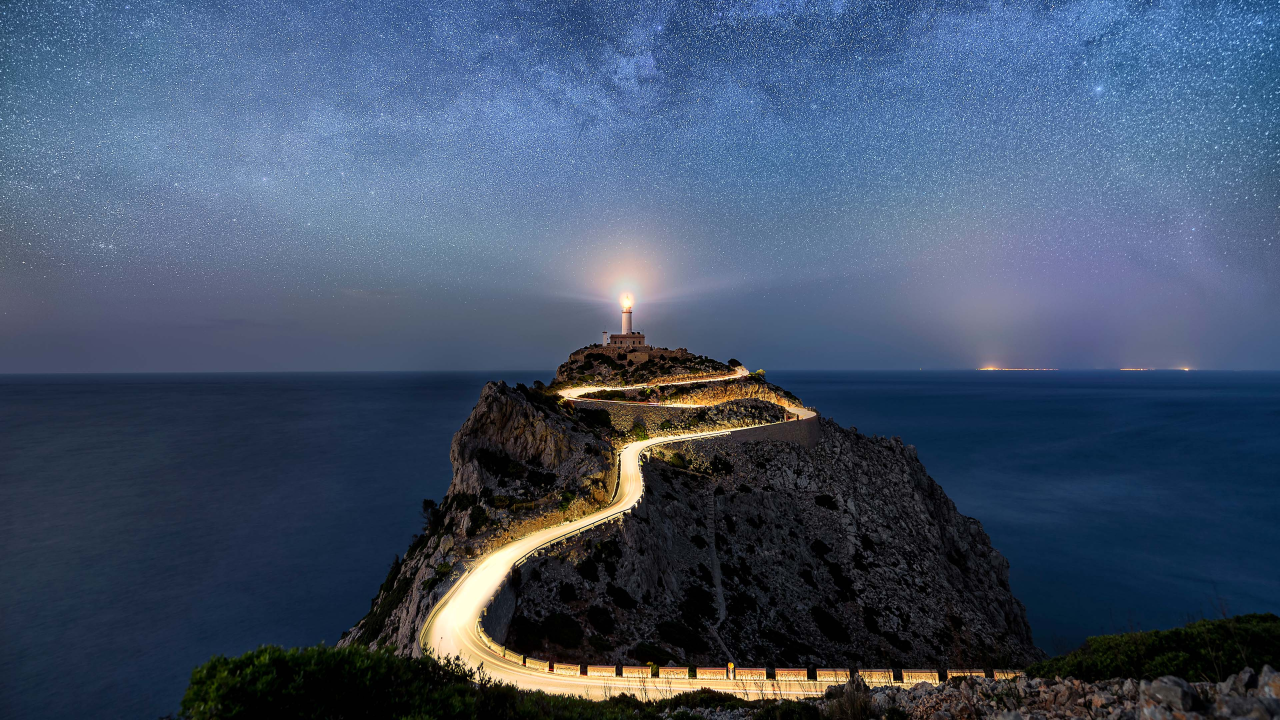
#> input picture cartoonifier/cartoonifier/non_toon/light_house.jpg, 3840 x 2160 px, given in place of , which was not available (shown at 1/3 size)
$ python cartoonifier.py
#> lines starting #> are read from the running program, lines starting #| are printed output that depends on the picture; pictures that were not available may be replaced by others from this repository, and a replacement may not be noted
import cv2, argparse, sys
from PIL import Image

image_name = ""


#Pull the non-toon images from folder


# In this function, we accept an image and convert it to a cartoon form.
def cartoonizer(image_name):

    # Load the image to cartoonize.
#> called with image_name = ''
    image_to_animate = cv2.imread(image_name)
#> image_to_animate is the input picture: shape (2160, 3840, 3); mean B, G, R 104.8, 81.2, 65.8

    # Apply a bilateral filter to smoothen the image while preserving edges.
    smoothened_image = cv2.bilateralFilter(image_to_animate, d=9, sigmaColor=75, sigmaSpace=75)

    # Convert image to gray and create an edge mask using adaptive thresholding.
    gray_image = cv2.cvtColor(smoothened_image, cv2.COLOR_BGR2GRAY)
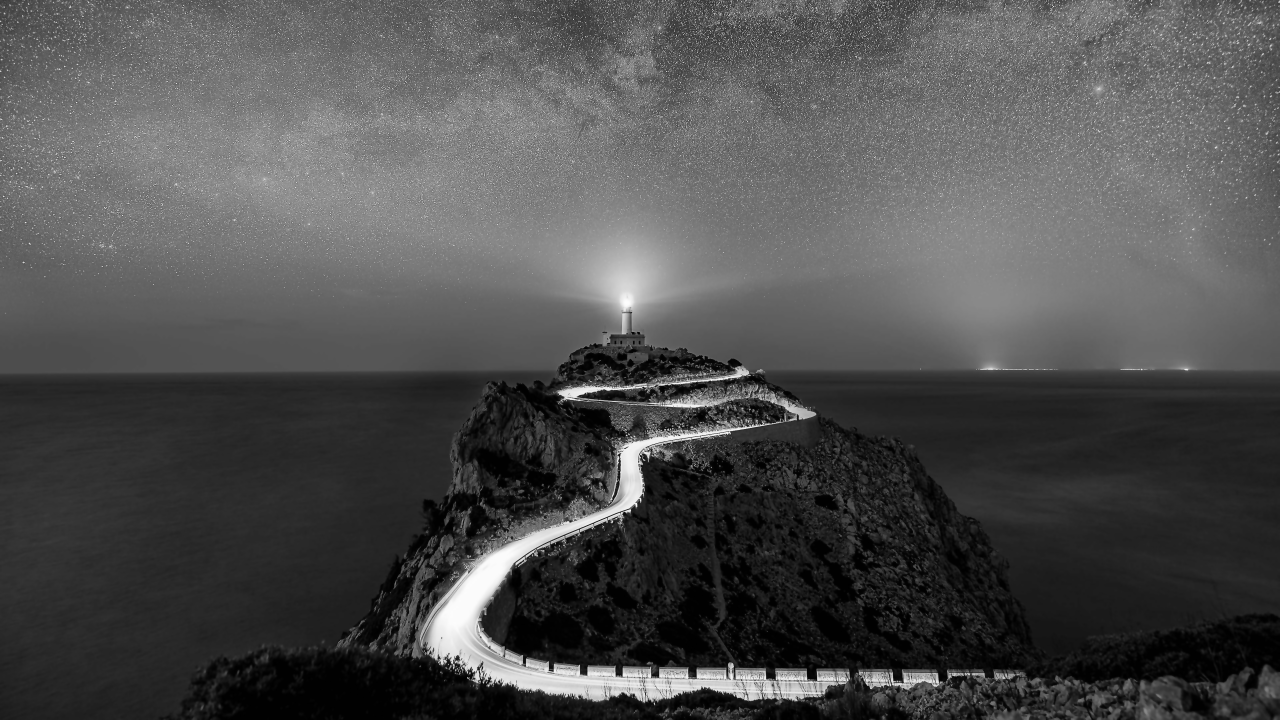
#> gray_image: shape (2160, 3840) (shown at 1/3 size); min 0, max 253, mean 78.9
    edges = cv2.adaptiveThreshold(gray_image, 255, cv2.ADAPTIVE_THRESH_MEAN_C, cv2.THRESH_BINARY, 9, 9)
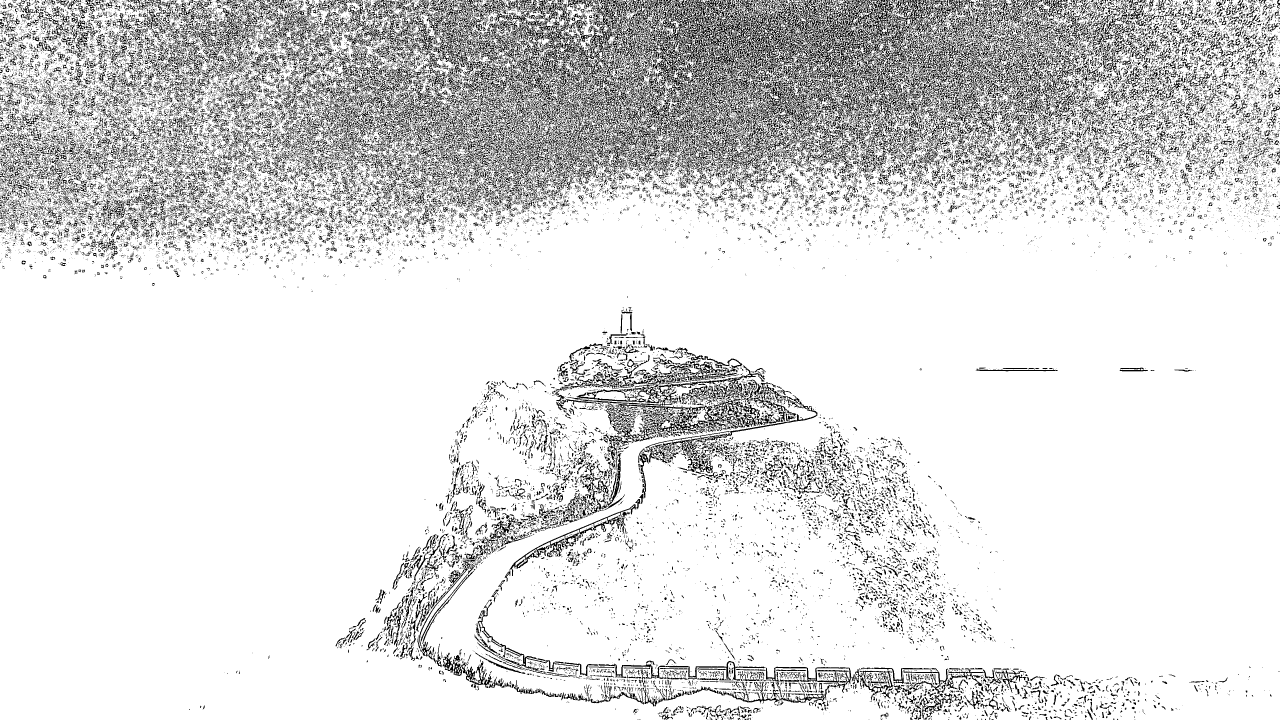
#> edges: shape (2160, 3840) (shown at 1/3 size); 86.3% white; black in thin lines or dots

    # Combine the smoothened image and the edge mask to create a cartoon-like effect.
    to_cartoon = cv2.bitwise_and(smoothened_image, smoothened_image, mask=edges)
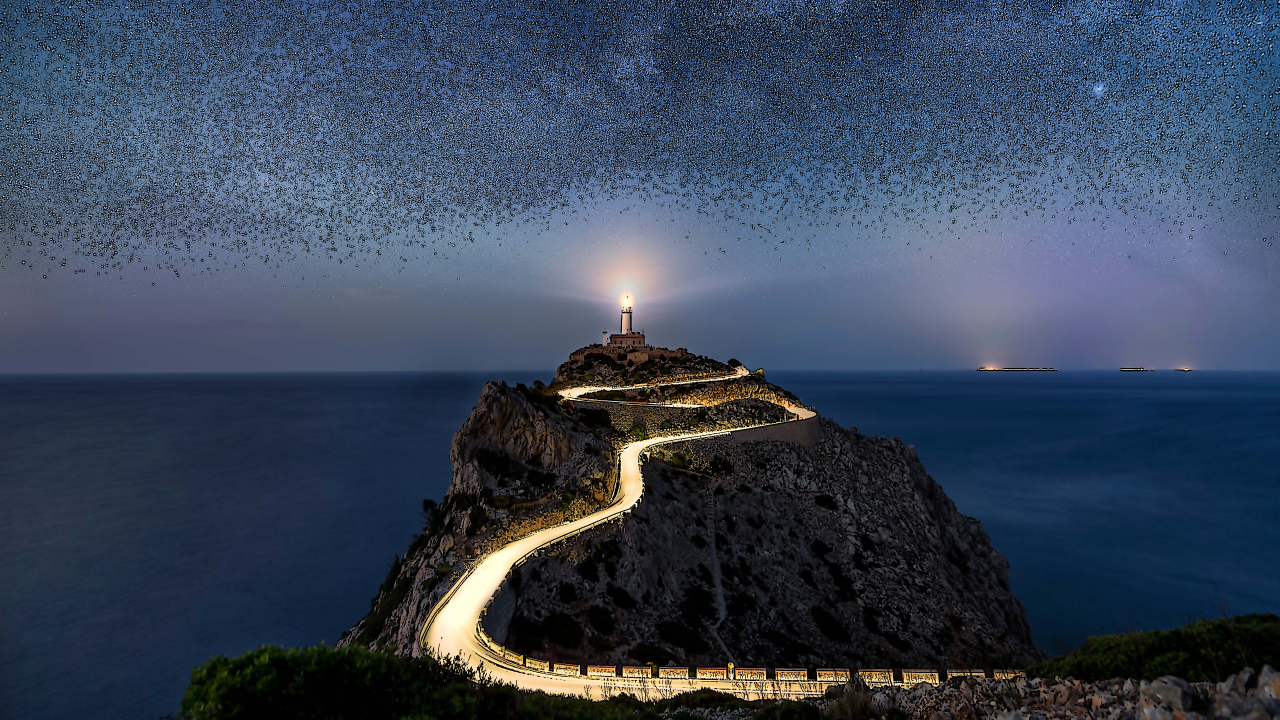
#> to_cartoon: shape (2160, 3840, 3) (shown at 1/3 size); mean B, G, R 88.2, 69.1, 56.6

    # Save the cartoon image in our current directory. A new Image would be generated in your current directory.
    cartooned_image = f"cartooned_{image_name}"
    cv2.imwrite(cartooned_image, to_cartoon)

    # Display the result.
    cv2.imshow("Cartooned Image", to_cartoon)
    cv2.waitKey(0)
    cv2.destroyAllWindows()


# In this function, we accept user's argument from the terminal. -i or --image to specify the image.
def get_image_argument():
    parser = argparse.ArgumentParser(description="Please specify an image to 'cartoonify'.")
    parser.add_argument('-i', '--image', help="Please use -h or --help to see usage.", dest='image')
    argument = parser.parse_args()

    if not argument.image:
        print("[-] Please specify an image. Use --help to see usage.")
        sys.exit()  # Exit the program

    return argument


# We get the user's input (image) from the terminal and pass it into cartoonizer function.
#image_args = get_image_argument()


cartoonizer(image_name)

#Save the image to the toon folder after catoonified.
